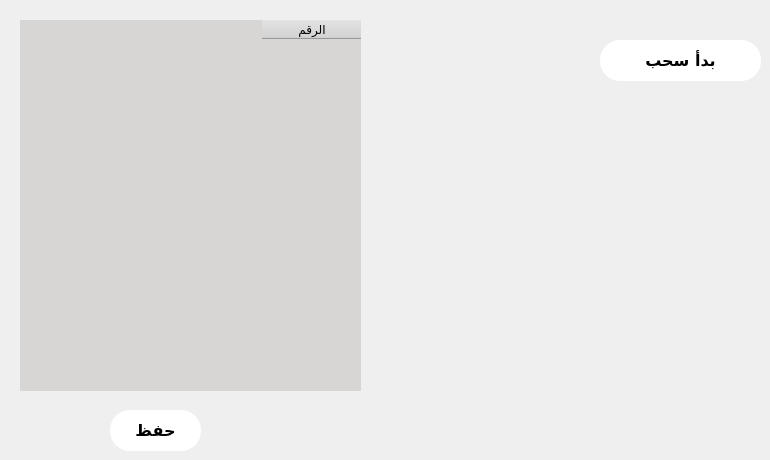
    <widget class="QWidget" name="tab_4">
     <attribute name="title">
      <string/>
     </attribute>
     <widget class="QTableWidget" name="tableWidget">
      <property name="geometry">
       <rect>
        <x>20</x>
        <y>20</y>
        <width>341</width>
        <height>371</height>
       </rect>
      </property>
      <property name="layoutDirection">
       <enum>Qt::RightToLeft</enum>
      </property>
      <property name="autoFillBackground">
       <bool>false</bool>
      </property>
      <property name="styleSheet">
       <string notr="true">border: none;
background-color: #d7d6d5;
</string>
      </property>
      <property name="textElideMode">
       <enum>Qt::ElideRight</enum>
      </property>
      <column>
       <property name="text">
        <string>الرقم</string>
       </property>
      </column>
     </widget>
     <widget class="QPushButton" name="pushButton_6">
      <property name="geometry">
       <rect>
        <x>600</x>
        <y>40</y>
        <width>161</width>
        <height>41</height>
       </rect>
      </property>
      <property name="font">
       <font>
        <family>Almarai</family>
        <pointsize>12</pointsize>
        <weight>75</weight>
        <bold>true</bold>
       </font>
      </property>
      <property name="cursor">
       <cursorShape>PointingHandCursor</cursorShape>
      </property>
      <property name="styleSheet">
       <string notr="true">border-radius: 20px;
background-color: rgb(255, 255, 255);
</string>
      </property>
      <property name="text">
       <string>بدأ سحب</string>
      </property>
      <property name="iconSize">
       <size>
        <width>200</width>
        <height>50</height>
       </size>
      </property>
     </widget>
     <widget class="QPushButton" name="pushButton_8">
      <property name="geometry">
       <rect>
        <x>110</x>
        <y>410</y>
        <width>91</width>
        <height>41</height>
       </rect>
      </property>
      <property name="font">
       <font>
        <family>Almarai</family>
        <pointsize>12</pointsize>
        <weight>75</weight>
        <bold>true</bold>
       </font>
      </property>
      <property name="cursor">
       <cursorShape>PointingHandCursor</cursorShape>
      </property>
      <property name="styleSheet">
       <string notr="true">border-radius: 20px;
background-color: rgb(255, 255, 255);
</string>
      </property>
      <property name="text">
       <string>حفظ</string>
      </property>
      <property name="iconSize">
       <size>
        <width>200</width>
        <height>50</height>
       </size>
      </property>
     </widget>
    </widget>
